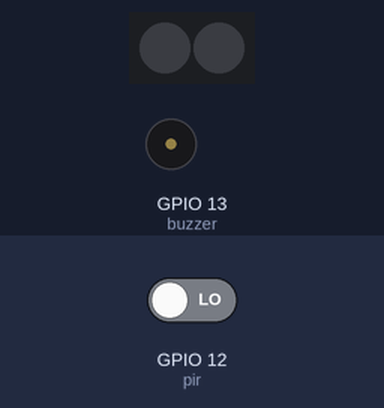
A program run on a simulated ESP32 board running MicroPython. Parts: 2 RGB LEDs in strip order, left to right, buzzer (waves = sounding). The test bench sets the inputs (shaded band); at power-on: GPIO 12 (pir) LOW. WiFi joins after 1.5 s; requests to the public web service named in the program get a made-up reply in its usual format after 0.4 s (London, UTC, broken clouds, 64 % humidity, 1013 hPa unless stated); what the program prints to the serial console is not drawn.

Above: at 2.7 s.
2.8 s: GPIO 12 (pir) driven HIGH
At 6.4 s:
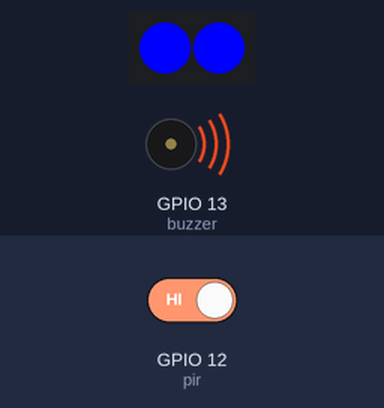
At 8.5 s:
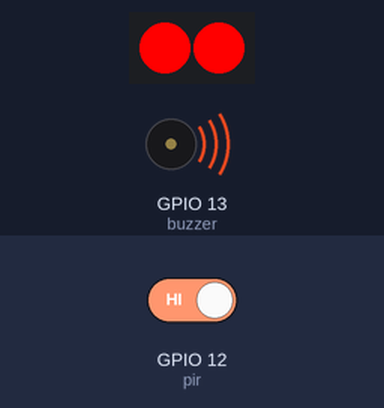
Timing chart, 0 to 11.8 s (numbered marks = the images above; inputs shaded):
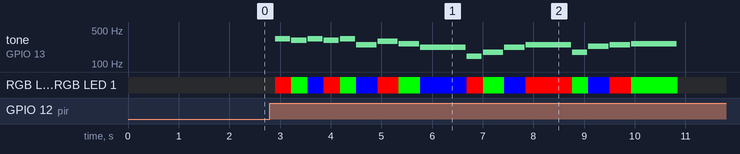

The program:

main.py
```python
from machine import Pin, PWM
import neopixel
import time
import network
import urequests
import ujson

# Hardware Setup
pir = Pin(12, Pin.IN)
buzzer = PWM(Pin(13), freq=440, duty=0)
led_pin = 14
num_leds = 2
np = neopixel.NeoPixel(Pin(led_pin), num_leds)

# Wi-Fi Credentials
ssid = "Replace this with your Wifi SSID"
password = "Replace this with your Wifi Password"

# Telegram Bot Details
bot_token = "Replace this with your bot_token"
group_chat_id = "Replace this with your group_chat_id"

# Fur Elise Melody (sweet 10s version)
melody = [
    (330, 300), (311, 300), (330, 300), (311, 300), (330, 300),
    (247, 400), (294, 400), (262, 400), (220, 900),
    (146, 300), (174, 400), (220, 400), (247, 900),
    (174, 300), (233, 400), (247, 400), (262, 900)
]

colors = [(255, 0, 0), (0, 255, 0), (0, 0, 255)]

cooldown_duration = 30000  # 30 seconds
last_notification_time = 0

motion_enabled = True  # Default to ARM
last_update_id = None  # Track last Telegram message

# Wi-Fi Connection
def connect_wifi():
    wlan = network.WLAN(network.STA_IF)
    wlan.active(True)
    if not wlan.isconnected():
        print("Connecting to Wi-Fi...")
        wlan.connect(ssid, password)
        retry = 0
        while not wlan.isconnected() and retry < 20:
            time.sleep(0.5)
            retry += 1
        if wlan.isconnected():
            print("Connected! IP:", wlan.ifconfig()[0])
        else:
            print("Failed to connect.")
    return wlan

# Send Telegram Message
def send_telegram_message(text):
    try:
        url = f"https://api.telegram.org/bot{bot_token}/sendMessage?chat_id={group_chat_id}&text={text}"
        r = urequests.get(url)
        r.close()
        print(f"Message sent: {text}")
    except Exception as e:
        print("Telegram Error:", e)

# Check for ARM/DISARM commands
def check_telegram_commands():
    global last_update_id, motion_enabled
    try:
        url = f"https://api.telegram.org/bot{bot_token}/getUpdates?timeout=1"
        if last_update_id:
            url += f"&offset={last_update_id + 1}"
        r = urequests.get(url)
        data = r.json()
        r.close()

        for result in data["result"]:
            last_update_id = result["update_id"]
            message = result.get("message", {}).get("text", "").strip().upper()
            if message == "DISARM":
                motion_enabled = False
                set_led_color((255, 0, 0))  # Red
                send_telegram_message("🚫 Motion Detection is turned off.")
            elif message == "ARM":
                motion_enabled = True
                blink_led_once((0, 255, 0))  # Green
                send_telegram_message("✅ Motion Detection is turned on.")
    except Exception as e:
        print("Command Check Error:", e)

# Play Melody
def play_melody():
    start_time = time.ticks_ms()
    for i, (freq, dur) in enumerate(melody):
        if time.ticks_diff(time.ticks_ms(), start_time) >= 10000:
            break
        color = colors[i % len(colors)]
        buzzer.freq(freq)
        buzzer.duty(600)
        for j in range(num_leds):
            np[j] = color
        np.write()
        time.sleep_ms(dur)
        buzzer.duty(0)
        time.sleep_ms(20)
    stop_all()

# Stop buzzer & LEDs
def stop_all():
    buzzer.duty(0)
    set_led_color((0, 0, 0))  # Turn off

# Set constant LED color
def set_led_color(color):
    for i in range(num_leds):
        np[i] = color
    np.write()

# Blink LED once
def blink_led_once(color):
    set_led_color(color)
    time.sleep(0.5)
    stop_all()

# Main
wlan = connect_wifi()
motion_detected = False

while True:
    if not wlan.isconnected():
        wlan = connect_wifi()

    check_telegram_commands()

    if motion_enabled:
        motion = pir.value()
        if motion and not motion_detected:
            motion_detected = True
            now = time.ticks_ms()
            if time.ticks_diff(now, last_notification_time) >= cooldown_duration:
                send_telegram_message("🚪 Motion detected at the door!")
                last_notification_time = now
            play_melody()
        elif not motion:
            motion_detected = False
    else:
        motion_detected = False  # Clear any residual motion

    time.sleep_ms(100)
```
